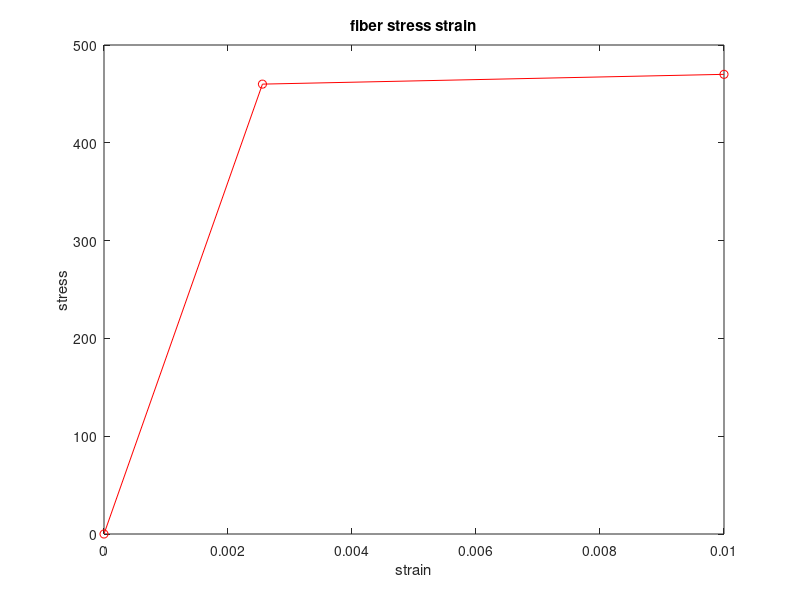
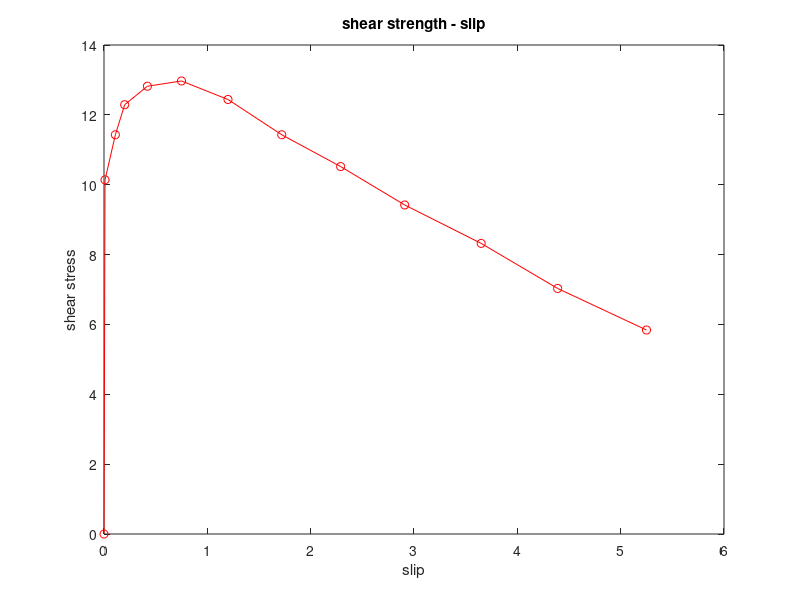
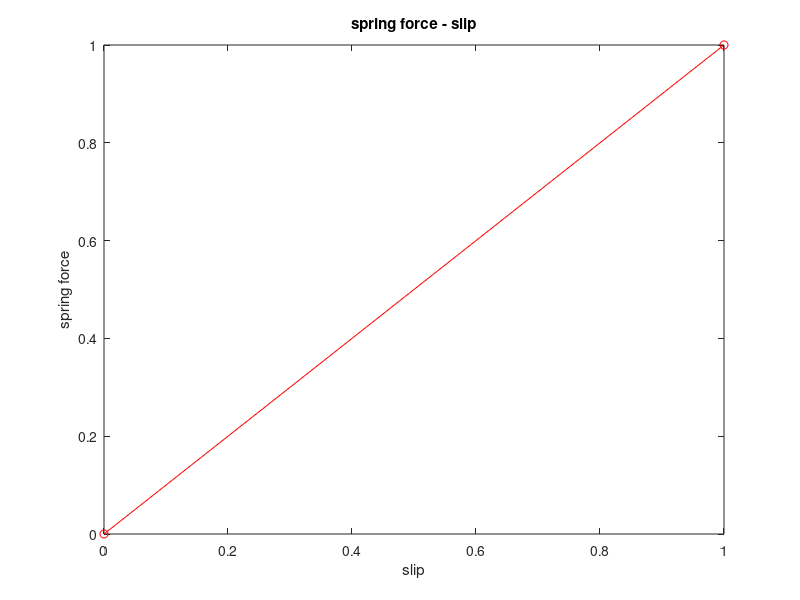
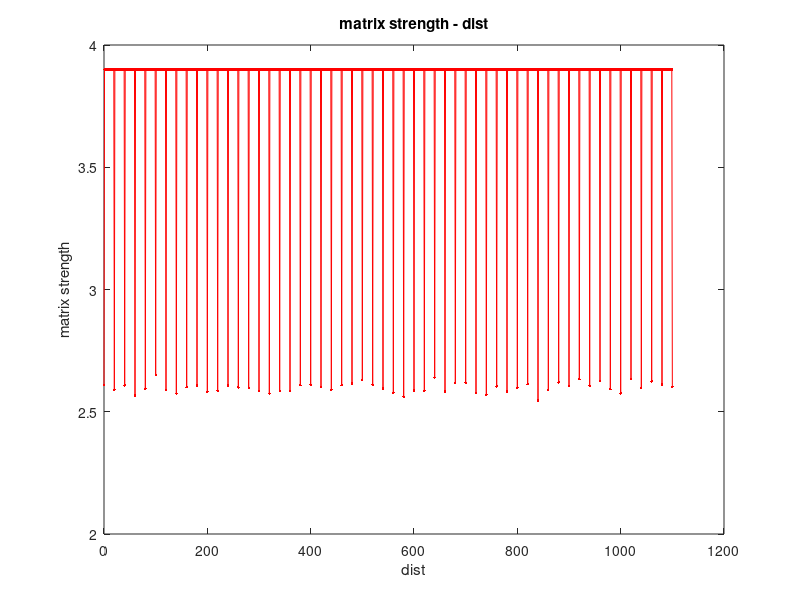

Reproduce these figures in MATLAB, in order. (Note: this script raises an error after producing the figures.)
close all;  clear all;  clc;    

% ------------------------------------
% Part A: Input data
% ------------------------------------
progVersion  = 'Main_Tension_Stiffening_SingleRun_SimRC_Bischoff 08/12/2007';   % program version
fname        = 'RND_STL_bond13fcr26rho2_Gen07.dat';                             % file name to report the output
fname_ckResp = 'RND_STL_bond13fcr26rho2_Gen07_ckResp.dat'                       % file name to report the responses at each crack formation
 
scaling   = 1.0;                                % scaling for yITF
avgST     = 2.6;                                % average matrix strength
totLoad   = 2*5e4;                              % total applied tensile load
rho       = 0.02;                               % reinforcement ratio
stateNo   = 7;                                  % state number to generate random number; need for ckPat=3,4,5
stdST     = 0.02;                               % standard deviation of matrix strength
 
% specimen geometry
endL    = 100;                                  % embedment length at the end grips
measL   = 900;                                  % embedment length for measurement in the middle
L       = endL + measL + endL;                  % total embedment length
 
% load and discretization
%totLoad = 3*5e4;                               % total applied tensile load
nNode   = 1101;                                 % number of nodes to approximate total embedment length, L
nInc    = 301;                                  % number of load increments
nRecPt  = 10;                                   % number of nodes used in recording distribution value at each increment, nRecPt <= nNode
dashType  = strvcat('--r','--m','--y','--k','--g','--c','--b');     % different colors used in ploting for selected increment, make sure that number of color > number of crack formation
solidType = strvcat('-r','-m','-y','-k','-g','-c','-b');            % different colors used in ploting for selected increment, make sure that number of color > number of crack formation
 
% interface shear strength model
xITF   = [0,  0.01, 0.11,  0.20,  0.42,  0.75,  1.20,  1.72,  2.29,  2.91, 3.65, 4.39, 5.25];   % slip
yITF   = scaling*[0, 10.14, 11.43, 12.29, 12.82, 12.97, 12.44, 11.43, 10.52, 9.42, 8.32, 7.03, 5.84];   % shear stress
yITF_fail = 0;                              % failure shear stress to be imposed for the part that coming out of the matrix
 
% composite and matrix
fc     = 48.8;                              % compressive strength
Ac     = 100*100;                           % trabritary area of composite per one yarn
%rho    = 0.01;                             % reinforcement ratio Af/Ac
Am     = (1-rho)*Ac;                        % trabritary area of matrix per one yarn
Em     = 4735*fc^0.5;                       % young modulus of matrix
 
% longitudinal yarn model (yarn ~ fiber)
nf     = 1;                                 % number of fiber
Af     = rho*Ac;                            % fiber area
df     = (4*Af/pi)^0.5;                     % fiber diameter
psi    = nf*pi*df;                          % perimeter of the fiber
xFIB   = [0, 460/180000, 0.010];            % strain
yFIB   = [0, 460,          470];            % stress
maxSfu = 469;                               % maximum fiber stress, if stress>maxStu, terminate program
effEf  = 1.0;                               % Young modulus efficiency factor
 
% spring model simulating transverse yarn junction
locSPR = [];                                % absolute locations of springs, if no spring, set locSPR=[];
xSPR   = [0,1];                             % slip, if no spring, set xSPR=[0,1];
ySPR   = [0,1];                             % spring force, if no spring, set xSPR=[0,1];
ySPR_fail = 0;                              % failure spring force to be imposed for the spring that coming out of the matrix
 
% matrix strength distribution
%stateNo = 4;                               % state number to generate random number; need for ckPat=3,4,5
%avgST   = 4.4;                             % average matrix strength
%stdST   = 0.02;                            % standard deviation of matrix strength
minST   = 0.5*avgST;                        % trim random generagted strength >= minST
maxST   = 1.5*avgST;                        % trim random generagted strength <= maxST
minSpac = 20;                               % minimum crack spacing
oneCk   = 1;                                % detect one crack at a time
manualPickCrack=0;                          % skip manual selecting crack
 
% numerical analysis parameters
kWt_int  = 0.25;                            % weighting for next increment of interface secant modulus
EfWt_int = 0.25;                            % weighting for next increment of fiber secant modulus
gWt_int  = 0.25;                            % weighting for next increment of spring secant modulus
tor      = [0.0001,0.0005,0.001,0.005];     % multi-level of torlerance for checking material convergence (very small....very large)
accLevel = 1;                               % starting level of torelence, tor(accLevel) will be first used
minIter       = 10;                         % If converge with iterations < minIter, decrease accLevel by one
maxIter       = 1000;                       % If not converge with iterations > maxIter, increase accLevel by one
minCount      = 5;                          % If converge with iterations < minCount, increase weighting factors
maxCount      = 10;                         % If not converge with iterations > maxIter, decrease weighting factors
factCutBack   = 0.95;                       % reduced kWt or EfWt or gWt by a factor of factCutBack
factSpeed     = 1.05;                       % increase kWt or EfWt or gWt by a factor of factSpeed
unstableSlip  = 0.1*L;                      % if slip > unstableSlip, unstable structure quit the program
 
% movie option
showOnOff     = 0;                          % show movie, yes=1, no=0
fps           = 2;                          % fram per second
 
% experimental composite tensile stress strain
hasExpr1      = 0;                          % 0=no experimental data, 1=has
fnameExpr1    = '';                         % file name containing experimental data
startLine1    = 2;                          % starting line (based index=1) for each input file specified in fnameArray 
xValCol1      = 1;                          % column number in the input file that contains x values
yValCol1      = 2;                          % column number in the input file that contains y values
bk0tb1cm2_1   = 2;                          % delimiter for each input file (0=' ', 1='/t', 2=',')
 
% experimental crack spacing strain
hasExpr2      = 0;                          % 0=no experimental data, 1=has
fnameExpr2    = '';                         % file name containing experimental data
startLine2    = 1;                          % starting line (based index=1) for each input file specified in fnameArray 
xValCol2      = 2;                          % column number in the input file that contains x values
yValCol2      = 2;                          % column number in the input file that contains y values
bk0tb1cm2_2   = 0;                          % delimiter for each input file (0=' ', 1='/t', 2=',')
 
% printing setup
colWidth      = 12;                         % width of each column
digit         = 4;                          % decimal used

% ------------------------------------
% Part B: Calculation
% ------------------------------------
% slope of material models
kITF = (yITF(2:end)-yITF(1:end-1))./(xITF(2:end)-xITF(1:end-1));
kFIB = (yFIB(2:end)-yFIB(1:end-1))./(xFIB(2:end)-xFIB(1:end-1));
kSPR = (ySPR(2:end)-ySPR(1:end-1))./(xSPR(2:end)-xSPR(1:end-1));

% select the maximum slope as a reference to calculate the fraction change of stiffness  
% residual = (stiffness_curent-stiffness_previous)/ max_slope v.s. torlerance
% this methodology is bettter than using previous stiffness as a reference
% because previous stiffness can be very low in the late post peak, leading
% to unstable algorithm
kITFmax = max(kITF);
kFIBmax = max(kFIB);
kSPRmax = max(kSPR);

% discretization along the length of fiber
h  = L/(nNode-1);                       % segment length
x  = linspace(0,L,nNode);               % nodal locations
ef = linspace(0,0,nNode);               % nodal fiber strain
k  = linspace(kITF(1),kITF(1),nNode);   % nodal stiffness (shear flow-slip) NOT shear stress-slip
Ef = linspace(kFIB(1),kFIB(1),nNode);   % nodal stiffness (fiber stress-strain)

% generate random matrix strength
randn('state', stateNo);
wkLoc  = linspace(0,L,round(L/minSpac)+1);
wkNode = round(wkLoc/h)+1;
prob   = normrnd(avgST,stdST,length(wkNode),1);
for i=1:length(prob)
    if prob(i) > maxST 
        prob(i) = maxST;
    elseif prob(i) < minST 
        prob(i) = minST;
    end
end
mtxST  = linspace(maxST,maxST,nNode);
mtxST(wkNode) = prob;

% ploting material models
% note that later on in the Part C: show results, 
% the first 3 plots must repeat the first 3 figures below: fiber, interface, spring and matrix envelop models
% let users view material models 1,2,3 and cracking criterion 4 before
% continue the analysis
figure(1)
plot(xFIB,yFIB,'-ro'),title('fiber stress strain'), xlabel('strain'), ylabel('stress'); hold on;

figure(2)
plot(xITF,yITF,'-ro'),title('shear strength - slip'), xlabel('slip'), ylabel('shear stress'); hold on;

figure(3)
plot(xSPR,ySPR,'-ro'),title('spring force - slip'), xlabel('slip'), ylabel('spring force'); hold on;

figure(4)
plot(x,mtxST,'-r.'),title('matrix strength - dist'), xlabel('dist'), ylabel('matrix strength'); hold on;
 
disp('press any key to continue');
%pause

N(1,1:nNode) = 1;                       % initial segment 
N(2,1:nNode) = x;                       % x, distanct
N(3,1:nNode) = kITF(1);                 % k, initial stiffness  (shear flow-slip)
N(4,1:nNode) = kFIB(1);                 % Ef, initial stiffness  (shear flow-slip)
N(5,1:nNode) = -1;                      % g, < 0 for no spring and >=0 for having spring
nodeSPR      = round(locSPR/h);
N(5,nodeSPR) = kSPR(1);                 % assign nodal springs at spring location             
N(6,1:nNode) = mtxST;                   % assign nodal springs at spring location  

% initialize the arrays to record material responses at each increment
SA1 = [];   TA1 = [];       % recorded shear stress - slip response
SN1 = [];   SF1 = [];       % recorded fiber stress - strain response
DS1 = [];   GF1 = [];       % recorded spring force - slip response
ec_cspac    = [];
ec_avgstdCS = [];
prevNseg    = 1;

% initialize load end slip response
D  = [0];                   % incremental end slip
P  = [0];                   % incremental pullout load
CW = [0];                   % incremental crack width
strain = D/L;               % strain of a composite
stress = P/Ac;              % stress of a composite
avg_EM = [0];               % average matrix strain over clear span
avg_SM = [0];               % average matrix stress over clear span
avg_SN = [0];               % average fiber strain over clear span
avg_SF = [0];               % average fiber stress over clear span
avg_FM = [0];               % average matrix force over clear span
avg_FF = [0];               % average fiber force over clear span

count    = 0;
selCount = 0;
adding   = 0;
errCode  = 'none';
for i=2:nInc                % start at i=2, i=1, P=D=0
    % set initial
    ckWidth   = 0;          % a variable to collect crack width of multimple segment at each load step
    endSlip   = 0;          % end slip at both ends   
    S  = [];    T  = [];    SN = [];    SF = [];
    FF = [];    FM = [];    SM = [];    EM = [];
    DS = [];    GF = [];    CS = [];
    
    % apply load step
    P(i) = (i-1)/(nInc-1)*totLoad;

    x    = N(2,:);          % locations
    nSeg = N(1,end);        % current number of segments in a specimen  
    for j = 1:nSeg
        bc = 3;             % bc=3 F(1)=P, F(L)=P   (crack segments)

        % trim data to smaller set of array
        seg_ID  = N(1,:) == j;
        segX    = N(2,seg_ID);
        k       = N(3,seg_ID);
        Ef      = N(4,seg_ID);
        gSeg    = N(5,seg_ID);
        
        segL    = segX(end)-segX(1);
        g_ID    = gSeg >= 0;                            % select only the node that have spring g>=0        
        nodeSPR = find(g_ID==1);
        g       = gSeg(nodeSPR);
        
        % maximum slip at each nodal locations before sliding
        maxSlipITF_Rt = segX(end) - segX + h;           % maximum slip for each node
        maxSlipITF_Lf = segX(1)   - segX - h;
        maxSlipSPR_Rt = segX(end) - segX(g_ID) + h;     % maximum slip for each nodal spring
        maxSlipSPR_Lf = segX(1)   - segX(g_ID) - h;     % maximum slip for each nodal spring
        
        % forming coefficient matrix
        flag     = 1;                                   % check unstability, fiber breakage
        converge = 0;
        iter     = 0;
        kWt      = kWt_int;      
        EfWt     = EfWt_int;        
        gWt      = gWt_int;
        while converge == 0 
            iter = iter + 1;
            s    = Linear_Equation(bc,P(i),h,psi,Af,Ef,k,g,nodeSPR);
            sAbs = abs(s);          % absolute slip (positive number)
            if iter > maxIter
                if accLevel < length(tor)
                    accLevel = accLevel + 1;
                    iter = minCount;
                else
                    flag    = 0;        % quit program
                    comment = 'iter > maxIter, for the lowest acceptable accuracy, quit the program !!!';
                    errCode = 'maxIter';
                    break;              % get off while loop
                end
            end
            if max(sAbs) > unstableSlip
                flag    = 0;        % quit program
                comment = 'unstable slip occurs, quit the program !!!';
                errCode = 'unstableSlip';
                break;              % get off while loop
            end

            % update material secant stiffness
            % interface model
            kPrev = k;
            kNext = Secant_Modulus(xITF,yITF,kITF,sAbs);
            for q=1:length(kNext)
                % if slip at the node i greater than its embeded length maxSlipITF, set the kNext to the failure value
                if s(q) >= 0
                    if s(q) > maxSlipITF_Rt(q)
                        kNext(q) = yITF_fail/s(q);
                    end
                else
                    if s(q) < maxSlipITF_Lf(q)
                        kNext(q) = yITF_fail/abs(s(q));
                    end
                end
            end

            resd_k  = max(abs(kNext-kPrev)/kITFmax);
            k       = (1-kWt)*kPrev + kWt*kNext;
            if resd_k > tor(accLevel) && mod(iter,maxCount)==0
                kWt = kWt*factCutBack;
            end
            
            % fiber model
            ef      = [(s(2)-s(1))/h, (s(3:end)-s(1:end-2))/(2*h), (s(end)-s(end-1))/h];
            EfPrev  = Ef;
            EfNext  = Secant_Modulus(xFIB,yFIB,kFIB,ef);
            resd_Ef = max(abs(EfNext-EfPrev)/kFIBmax);
            Ef      = (1-EfWt)*EfPrev + EfWt*EfNext;
            if resd_Ef > tor(accLevel) && mod(iter,maxCount)==0
                EfWt = EfWt*factCutBack;
            end

            % spring model
            resd_g = 0;
            nSPR   = length(nodeSPR);
            if nSPR > 0
                gPrev = g;
                gNext = Secant_Modulus(xSPR,ySPR,kSPR,sAbs(nodeSPR));
                
                for n=1:nSPR
                    node = nodeSPR(n);
                    % if slip at the spring location i greater than its embeded length maxSlipSPR, set the gNext to the failure value
                    if s(node) >= 0
                        if s(node) > maxSlipSPR_Rt(n)
                            gNext(n) = ySPR_fail/s(node);
                        end
                    else
                        if s(node) < maxSlipSPR_Lf(n)
                            gNext(n) = ySPR_fail/abs(s(node));
                        end
                    end
                end

                resd_g = max(abs(gNext-gPrev)/kSPRmax);
                g = (1-gWt)*gPrev + gWt*gNext;
                if resd_g > tor(accLevel) && mod(iter,maxCount)==0
                    gWt = gWt*factCutBack;
                end
            end

            if (resd_k <= tor(accLevel)) && (resd_Ef <= tor(accLevel)) && (resd_g <= tor(accLevel))
                converge = 1;
                if iter < minIter && accLevel > 1
                    accLevel = accLevel - 1;
                end
                if iter < minCount
                    kWt  = kWt*factSpeed;
                    EfWt = EfWt*factSpeed;
                    gWt  = gWt*factSpeed;
                end
            else
                converge = 0;
            end
            disp(strcat('inc = ',num2str(i),'..seg = ',num2str(j),'..iter = ',...
            num2str(iter),'..resd_k = ',num2str(resd_k),'..resd_Ef = ',...
            num2str(resd_Ef),'..resd_g = ',num2str(resd_g)));
        end

        if flag==1
            % update material stiffness
            N(3,seg_ID)   = k;
            N(4,seg_ID)   = Ef;
            gSeg(nodeSPR) = g;
            N(5,seg_ID)   = gSeg;
            
            % pullout load and end slip
            if nSeg == 1
                endSlip = sAbs(1) + sAbs(end);
            else
                if j==1
                    endSlip = endSlip + sAbs(1);
                    ckWidth  = ckWidth + sAbs(end);
                elseif j==nSeg
                    endSlip = endSlip + sAbs(end);
                    ckWidth  = ckWidth + sAbs(1);
                else
                    ckWidth  = ckWidth + sAbs(1) + sAbs(end);
                end
            end
            CS   = [CS,segL];               % colect crack spacing information
            
            % distributed force
            t  = k.*s;              % nodal shear stress  (sign depending of slip)
            sf = ef.*Ef;            % nodal fiber stress
            ff = sf*Af;             % nodal fiber force
            ds = sAbs(g_ID);        % spring slip
            gf = g.*ds;             % spring force
            fm = P(i)-ff;           % nodal concrete force
            sm = fm/Am;             % nodal matrix stress
            em = sm/Em;             % nodal matrix strain                        
            
            % addd vectors of each segment for a whole specimen length
            S  = [S,s];     T  = [T,t];
            SN = [SN,ef];   SF = [SF,sf];
            DS = [DS,ds];   GF = [GF,gf];
            FF = [FF,ff];   FM = [FM,fm];   
            SM = [SM,sm];   EM = [EM,em];                                  
        else
            break;  % get off the seg loop (j)
        end            
    end
    
    if flag == 1
        % record some data point for tracking material response, also include the maximum value to monitor how far it goes
        nNode     = length(S);
        nRecPt_ID = round(linspace(1,nNode,nRecPt));
        SA1       = [SA1,abs(S(nRecPt_ID)),max(abs(S))];
        TA1       = [TA1,abs(T(nRecPt_ID)),max(abs(T))];
        SN1       = [SN1,SN(nRecPt_ID),max(SN)];
        SF1       = [SF1,SF(nRecPt_ID),max(SF)];
        DS1       = [DS1,DS];
        GF1       = [GF1,GF];
              
        % calculate average stress strain for each constitutes      
        % calculate average stress strain for each constitutes for clear span only
        temp1     = N(2,:);
        index     = temp1 >= endL & temp1 <=(endL+measL);
        avg_EM(i) = mean(EM(index));        avg_SM(i) = mean(SM(index));
        avg_SN(i) = mean(SN(index));        avg_SF(i) = mean(SF(index));
        avg_FM(i) = mean(FM(index));        avg_FF(i) = mean(FF(index));

        % total elogation within specimen does not include endSlip because the measurement taken in side
        % the specimen, not from one end to the other end
        D(i) = ckWidth + avg_EM(i)*L;   

        if nSeg > 1 
            CW(i) = ckWidth/(nSeg-1);   % average crack width
        else
            CW(i) = 0;
        end
        strain(i) = D(i)/L;         
        stress(i) = P(i)/Ac;
        
        if nSeg > prevNseg
            crackDetected    = 1;
        else
            crackDetected    = 0;
        end
        prevNseg = nSeg;
       
        if showOnOff == 1
            figure(17);
            plot(N(2,:),SM,'-b',N(2,:),N(6,:),'r.'), title('matrix stress - x'),
            xlabel('dist'), ylabel('stress');
            AX = axis;  axis([AX(1),AX(2),0,maxST]);
            MVF17(i-1) = getframe;

            figure(18);
            plot(N(2,:),SF,'-k'), title('fiber stress - x'),
            xlabel('dist'), ylabel('stress');
            AX = axis;  axis([AX(1),AX(2),0,totLoad/Af]);
            MVF18(i-1) = getframe;
        end
             
        if crackDetected == 1 || i == nInc
            count        = count+1;
            ckInc(count) = i;
            if crackDetected == 1
                ckStatus(count) = 1;
            else
                ckStatus(count) = 0;
            end
            % record response at cracking or at the last load step
            respCell{count}  = [x;S;T;SN;SF;SM;FF;FM]';
            
            % record same strain for each crack spacing
            ec(1:length(CS)) = strain(i);
            ec_cspac         = [ec_cspac; [ec;CS]'];
            
            % record average and stardard crack spacing for each strain
            ec_avgstdCS      = [ec_avgstdCS; [strain(i),mean(CS),std(CS)]];
            
            numSolid = mod(count,length(solidType))+1;  % add 1 to avoid mod(x,y) = 0  
            numDash  = mod(count,length(solidType))+1;  % add 1 to avoid mod(x,y) = 0  

            % plotting ditribution
            figure(4); plot(x,SM,solidType(numSolid,:)), title('matrix stress - x'), xlabel('dist'), ylabel('m'); hold on;      
            %figure(5); plot(x,S,solidType(numSolid,:)), title('slip - x'), xlabel('dist'), ylabel('slip'); hold on;
            %figure(6); plot(x,T,solidType(numSolid,:)), title('shear stress - x'), xlabel('dist'), ylabel('shear stress'); hold on;
            %figure(7); plot(x,SN,solidType(numSolid,:)), title('fiber strain - x'), xlabel('dist'), ylabel('fiber strain'); hold on;
            %figure(8); plot(x,SF,solidType(numSolid,:)), title('fiber stress - x'), xlabel('dist'), ylabel('fiber stress'); hold on;
            %figure(9); plot(x,FF,dashType(numDash,:), x,FM,solidType(numSolid,:)), title('force - x'), xlabel('dist'), ylabel('force'); legend('fiber','concrete'); hold on;
        end

        % keep the results and save as previous
        i_prev  = i;        x_prev  = x;        S_prev  = S;        T_prev  = T;
        SN_prev = SN;       SF_prev = SF;       SM_prev = SM;       FF_prev = FF;
        FM_prev = FM;       CS_prev = CS;
        
        % check ultimate fiber strength (brittle assumption)
        if max(SF) > maxSfu
            flag = 0;
            comment = 'fiber break quit the program'
            errCode = 'fiberBreak';
            break;  % quit if fiber break
        end
        % check if strain reaches the point where new crack forms
        endL   = 0;
        measL  = L;
        N      = Add_Crack_Node(N,SM,maxST,endL,measL,oneCk);
    else        
        break;      % if flag = 0, get off the increment loop (i)
    end
end

if flag == 0
    disp(comment);
    count = count + 1;
    if crackDetected == 1
        ckStatus(count) = 1;
    else
        ckStatus(count) = 0;
    end
    ckInc(count)    = i_prev;
    respCell{count} = [x_prev; S_prev; T_prev; SN_prev; SF_prev; SM_prev; FF_prev; FM_prev]';
    
    ec(1:length(CS_prev)) = strain(i_prev);
    ec_cspac        = [ec_cspac; [ec;CS_prev]'];
    ec_avgstdCS     = [ec_avgstdCS; [strain(i_prev),mean(CS_prev),std(CS_prev)]];
else
    disp('!!  analysis done');
end

if manualPickCrack==1
    beep;
    count     = 0;
    keepInc   = [];
    numckStep = size(respCell,2);
    for n=1:numckStep
        tt= strcat('crack step : ',num2str(n),'/',num2str(numckStep));
        tempMatrix = respCell{n};
        x  = tempMatrix(:,1);
        SM = tempMatrix(:,6);

        figure(20)
        plot(x,SM,'-b'), title(tt), xlabel('distance'), ylabel('stress')

        yesNo = input('accept this load step : yes=1,no=0....=');
        if yesNo == 1
            count   = count + 1;
            keepInc = [keepInc,n];
            tempckInc(count) = ckInc(n);
            tempCell{count}  = respCell{n};
        end
    end
    respCell = tempCell;
    ckInc    = ckInc(keepInc);
    ckStatus = ckStatus(keepInc);
end

% trim out the crack spacing according to selected crack increment and the end increment
n = 0;
for i=1:length(ckInc)
    strainInc = strain(ckInc(i));
    for j=1:size(ec_cspac,1)
        if ec_cspac(j,1)==strainInc
            n = n+1;
            temp_ec_cspac(n,1:2) = ec_cspac(j,1:2);
        end
    end
    for j=1:size(ec_avgstdCS,1)
        if ec_avgstdCS(j,1)==strainInc
            temp_ec_avgstdCS(i,1:3) = ec_avgstdCS(j,1:3);
        end
    end
end
ec_cspac    = temp_ec_cspac;
ec_avgstdCS = temp_ec_avgstdCS;

% reading experimental data 1, load deformation curve
exprX1=0;    % initial value for x1
exprY1=0;    % initial value for y1
if hasExpr1==1
    if bk0tb1cm2_1==0
        data = dlmread(fnameExpr1,'',startLine1,0);     % use ' ' as a delimiter
    elseif bk0tb1cm2_1==1
        data = dlmread(fnameExpr1,'\t',startLine1,0);   % use '\t' as a delimiter
    elseif bk0tb1cm2_1==2
        data = dlmread(fnameExpr1,',',startLine1,0);    % use ',' as a delimiter
    end
    exprX1 = data(:, xValCol1);
    exprY1 = data(:, yValCol1);
end

% reading experimental data 2, crack spacing vs strain 
exprX2=0;    % initial value for x2
exprY2=0;    % initial value for y2
if hasExpr2==1
    if bk0tb1cm2_2==0
        data = dlmread(fnameExpr2,'',startLine2,0);     % use ' ' as a delimiter
    elseif bk0tb1cm2_2==1
        data = dlmread(fnameExpr2,'\t',startLine2,0);   % use '\t' as a delimiter
    elseif bk0tb1cm2_2==2
        data = dlmread(fnameExpr2,',',startLine2,0);    % use ',' as a delimiter
    end
    exprX2 = data(:, xValCol2);
    exprY2 = data(:, yValCol2);
end

% ------------------------------------
% Part C: Show result
% ------------------------------------
figure(1)
plot(SN1,SF1,'c.'),title('fiber stress - strain'), 
xlabel('strain'), ylabel('stress'); hold on;

figure(2)
plot(SA1,TA1,'c.'),title('shear stress - slip'), 
xlabel('absolute slip'), ylabel('absoulute shear stress'); hold on;

figure(3)
plot(DS1,GF1,'c.'),title('spring force - slip'), 
xlabel('absolute slip'), ylabel('spring force'); hold on;

figure(4)
plot(N(2,:),N(6,:),'-bo'),title('matrix strength - dist'), 
xlabel('dist'), ylabel('matrix strength'); hold off;

% figures 5 to 9 are distribtuions of material response

figure(10)
plot(exprX1*L,exprY1*Ac,'bo', D,P,'-k.', D,avg_FM,'-g.', D,avg_FF,'-r.'),title('load displacement response'), 
xlabel('displacement'), ylabel('load'), grid; legend('experiment','composite','matrix','fiber');

figure(11)
plot(exprX1,exprY1,'bo', strain,stress,'-k.'),title('composite stress strain response'),
xlabel('strain'), ylabel('stress'), grid; legend('experiment','composite');

figure(12)
plot(strain,avg_SM,'-ro'), title('average cracked concrete tensile stress'), 
xlabel('strain'), ylabel('stress');

figure(13)
plot(strain,CW,'-ro'),title('average crack width - strain response'), 
xlabel('strain'), ylabel('average crack width'), grid;

figure(14)
plot(exprX2,exprY2,'r.', ec_cspac(:,1),ec_cspac(:,2),'c.', ec_avgstdCS(:,1),ec_avgstdCS(:,2),'-bo'),
title('mean crack spacing- strain response'), legend('experiment curve','simulation data points','simulation curve')
xlabel('strain'), ylabel('crack spacing'), grid;

figure(15)
plot(ec_avgstdCS(:,1),ec_avgstdCS(:,3),'-bo'),title('standard dev of crack spacing- strain response'), 
xlabel('strain'), ylabel('stdev of crack spacing'), grid;

figure(16)
plot(xFIB,yFIB,'-bx', avg_SN,avg_SF,'-ro'),title('fiber tensile stress'), 
xlabel('strain'), ylabel('stress'), grid; legend('fiber model','average cracked steel');

% Play the movie
if showOnOff == 1
    figure(17)
    pause(4);
    movie(MVF17,1,fps);

    figure(18)
    pause(4);
    movie(MVF18,1,fps);
end

% ----------------------------------------------------------------------
% Part D,       Writing results to the output file
% ---------------------------------------------------------------------- 
disp('!!  writing result.....please wait');

textHeading = {'L';'measL';'endL';'totLoad';'nNode';'nInc';'nRecPt';'yITF_fail';'ySPR_fail';'nf';'df';'Ac';'Am';'Em';'fc';'rho';...
               'avgST';'stdST';'minST';'maxST';'stateNo';'minSpac';'oneCk';'kWt_int';'EfWt_int';'gWt_int';...
               'accLevel';'minIter';'maxIter';'minCount';'maxCount';'factCutBack';'factSpeed';'unstableSlip'};
valHeading  = [L,measL,endL,totLoad,nNode,nInc,nRecPt,yITF_fail,ySPR_fail,nf,df,Ac,Am,Em,fc,rho...
               avgST,stdST,minST,maxST,stateNo,minSpac,oneCk,kWt_int,EfWt_int,gWt_int,...
               accLevel,minIter,maxIter,minCount,maxCount,factCutBack,factSpeed,unstableSlip];

textData    = {'strain';'stress';'CW';'D';'P';'P/Af';'avg_FM';'avg_FF';'avg_SM';'avg_SF';...
               'xITF';'yITF';'SA1';'TA1';'xFIB';'yFIB';'SN1';'SF1';'xSPR';'ySPR';'DS1';'GF1';...
               'straincs';'cspac';'strain';'avgCS';'stdCS'};
data        = {strain,stress,CW,D,P,P/Af,avg_FM,avg_FF,avg_SM,avg_SF,...
               xITF,yITF,SA1,TA1,xFIB,yFIB,SN1,SF1,xSPR,ySPR,DS1,GF1,...
               ec_cspac(:,1),ec_cspac(:,2),ec_avgstdCS(:,1),ec_avgstdCS(:,2),ec_avgstdCS(:,3)};

NJtableResult = StoreTable(data);
NJ            = NJtableResult{1};
tableResult   = NJtableResult{2};

% (1.1) print input and output response
fid1 = fopen(fname,'w');
fprintf (fid1,'program version : %50s\n\n',progVersion);
       
fprintf (fid1,'%12s\n','tor(1..n)');
for i=1:length(tor)
    fprintf (fid1,'%12.4g',tor(i));
end
fprintf (fid1,'\n\n');

fprintf (fid1,'%12s\n','ckInc(1..n)');
for i=1:length(ckInc)
    fprintf (fid1,'%12.4g',ckInc(i));
end
fprintf (fid1,'\n\n');
fprintf (fid1,'error code = %12s\n\n',errCode);

% (1.2) print heading of result file
PrintHeading(fid1,textHeading,valHeading,colWidth,digit);
fprintf (fid1,'**********************************************************************************************************************************************************************************************************************************************************************************************************************************************************************************************************************************************************\n\n');

% (1.3) print table of result file
PrintTable(fid1,textData,tableResult,NJ,colWidth,digit);

% (2.1) Additional responses for plotting
% print selected response at selected increment to another text file
fid2   = fopen(fname_ckResp,'w');
fprintf (fid2,'%12s,%12s,%12s,%12s,%12s,%12s,%12s,%12s,%12s\n\n','lineNo','x','S','T','SN','SF','SM','FF','FM');
lineNo = 2;
for n=1:size(respCell,2)
    tempMatrix   = respCell{n};
    ckStatusText = num2str(ckStatus(n));
    ckIncText    = num2str(ckInc(n));
    dispText     = num2str(D(ckInc(n)));
    loadText     = num2str(P(ckInc(n)));
    heading      = strcat('crack status = ',ckStatusText,'...Increment =',ckIncText,'...displacement = ',dispText,'...load = ',loadText);
    lineNo       = lineNo+1;
    fprintf (fid2,'%1s\n',heading);

    [nRow, nCol] = size(tempMatrix);
    for i=1:nRow
        lineNo = lineNo+1;        
        fprintf (fid2,'%12d,',lineNo);
        for j=1:nCol
            fprintf (fid2,'%12.4g,', tempMatrix(i,j));
        end
        fprintf (fid2,'\n');
    end
    fprintf (fid2,'\n');
    lineNo = lineNo+1;
end

fclose all;
disp('!!  Done with writing result');